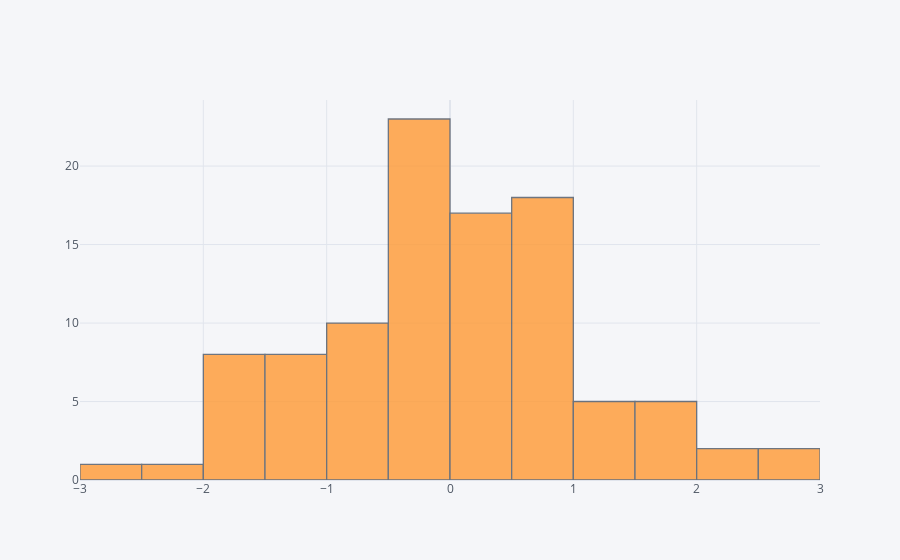

The notebook cell this image was saved under:
### Code cell
df['A'].iplot(kind = 'hist')

### Figure 1 — Plotly figure (JSON) as saved in the notebook; plotly's stock layout.template omitted (floating-point values rounded to 4 significant figures)
{"data": [{"histfunc": "count", "histnorm": "", "marker": {"color": "rgba(255, 153, 51, 1.0)", "line": {"color": "#4D5663", "width": 1.3}}, "name": "A", "opacity": 0.8, "orientation": "v", "type": "histogram", "x": [-1.905, -1.762, 2.078, 0.3854, 0.4937, 1.582, 0.7787, -1.558, 0.6416, 0.1205, -1.035, 0.8706, 1.074, 0.7487, -0.4865, 1.713, 1.58, -0.488, -0.005831, 0.4633, -1.359, 0.3581, 0.2242, -0.2348, -0.4717, -1.716, 0.02475, -1.926, -0.2262, 0.6544, -0.5232, -1.27, 0.6927, -0.781, -0.1246, 2.517, 1.752, 2.348, -0.1467, -1.554, -0.8967, 0.6133, 0.5453, -0.2933, -0.08592, -1.382, -1.363, -0.6996, -1.265, 0.0733, -0.2248, -1.976, 0.3611, 0.394, 0.3842, -2.016, -1.632, 0.04535, -0.1128, -0.08678, -0.215, -0.1964, -0.9754, 0.1815, 0.7266, -0.3281, -0.7804, 1.145, 0.7528, -0.8554, -0.6483, -0.4804, -0.3923, 0.2422, 0.8922, 0.5303, 2.568, -0.16, -1.14, -1.294, 0.3373, 0.4733, 0.847, -0.725, 0.7055, -0.9404, 1.286, 0.8743, 0.004507, -0.2197, -0.4095, 1.756, 0.5575, 0.5868, -2.542, 0.9245, -0.06719, 1.318, 1.196, -0.05691]}], "layout": {"barmode": "overlay", "legend": {"bgcolor": "#F5F6F9", "font": {"color": "#4D5663"}}, "paper_bgcolor": "#F5F6F9", "plot_bgcolor": "#F5F6F9", "title": {"font": {"color": "#4D5663"}}, "xaxis": {"gridcolor": "#E1E5ED", "showgrid": true, "tickfont": {"color": "#4D5663"}, "title": {"font": {"color": "#4D5663"}, "text": ""}, "zerolinecolor": "#E1E5ED"}, "yaxis": {"gridcolor": "#E1E5ED", "showgrid": true, "tickfont": {"color": "#4D5663"}, "title": {"font": {"color": "#4D5663"}, "text": ""}, "zerolinecolor": "#E1E5ED"}}}
